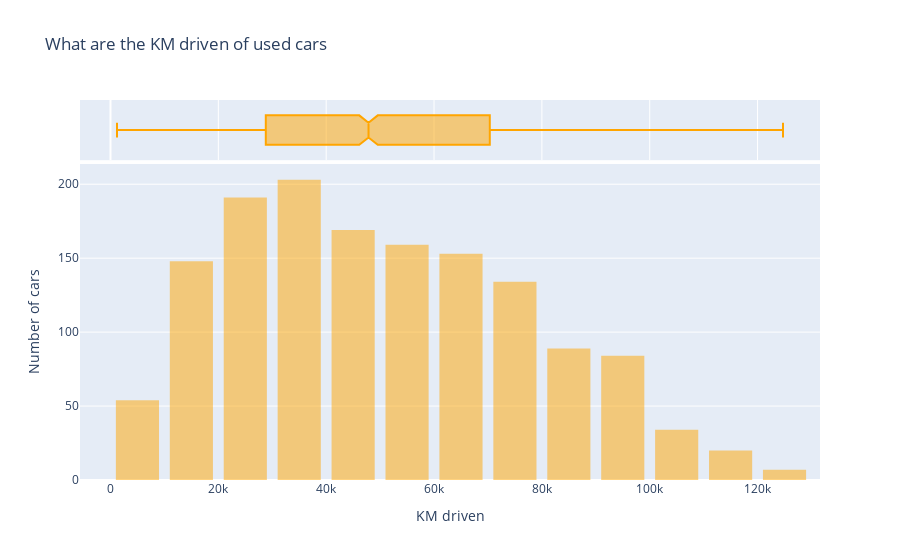

Write notebook code for a chart like this one.
### Markdown cell above
### **Using a Histogram Observing how many km cars have driven :**

### Code cell
fig = px.histogram(cars_24_data_frame, 
                   x=cars_24_data_frame['KM driven'], 
                   marginal='box', 
                   nbins=17, 
                   opacity=0.5,
                   color_discrete_sequence=['orange'],
                   title='What are the KM driven of used cars ')
fig.update_layout(yaxis_title='Number of cars',bargap=0.2)
fig.show()

### Figure 1 — Plotly figure (JSON) as saved in the notebook; plotly's stock layout.template omitted (floating-point values rounded to 4 significant figures; data arrays with more than 128 entries replaced by an {"elided": "..."} marker saying what was removed)
{"data": [{"alignmentgroup": "True", "bingroup": "x", "hovertemplate": "KM driven=%{x}<br>count=%{y}<extra></extra>", "legendgroup": "", "marker": {"color": "orange", "opacity": 0.5, "pattern": {"shape": ""}}, "name": "", "nbinsx": 17, "offsetgroup": "", "orientation": "v", "showlegend": false, "type": "histogram", "x": {"elided": "1445 int values"}, "xaxis": "x", "yaxis": "y"}, {"alignmentgroup": "True", "hovertemplate": "KM driven=%{x}<extra></extra>", "legendgroup": "", "marker": {"color": "orange"}, "name": "", "notched": true, "offsetgroup": "", "showlegend": false, "type": "box", "x": {"elided": "1445 int values"}, "xaxis": "x2", "yaxis": "y2"}], "layout": {"bargap": 0.2, "barmode": "relative", "legend": {"tracegroupgap": 0}, "title": {"text": "What are the KM driven of used cars "}, "xaxis": {"anchor": "y", "domain": [0, 1], "title": {"text": "KM driven"}}, "xaxis2": {"anchor": "y2", "domain": [0, 1], "matches": "x", "showgrid": true, "showticklabels": false}, "yaxis": {"anchor": "x", "domain": [0, 0.8316], "title": {"text": "Number of cars"}}, "yaxis2": {"anchor": "x2", "domain": [0.8416, 1], "matches": "y2", "showgrid": false, "showline": false, "showticklabels": false, "ticks": ""}}}
